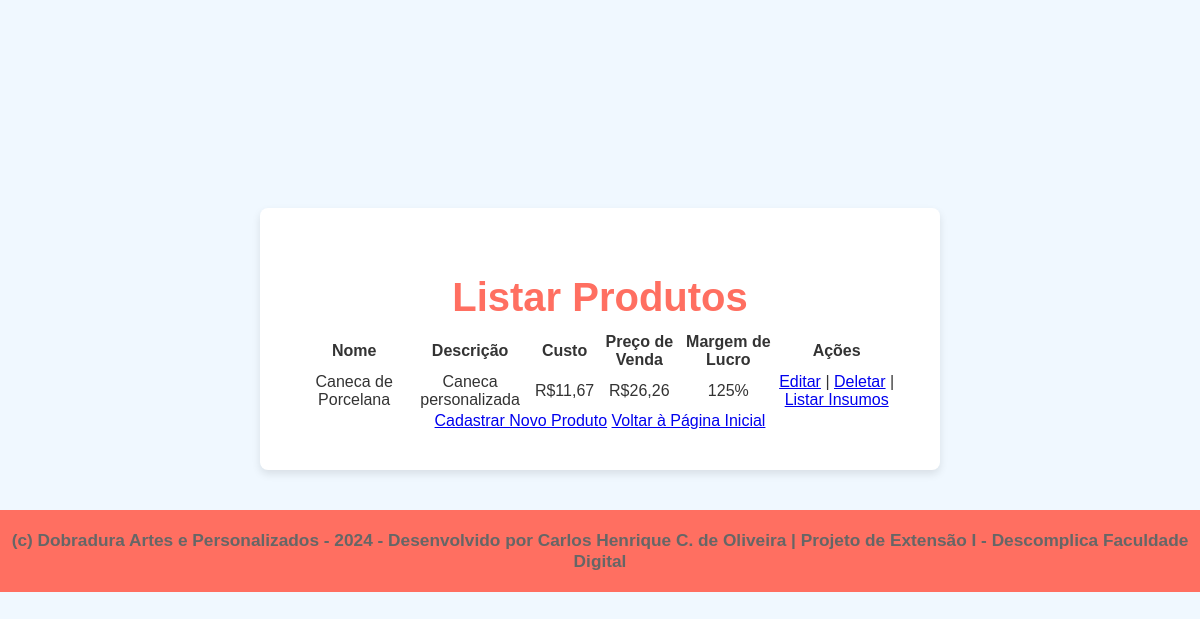
Page /listar_produtos.php on the committed database.
### tables this page shows
CREATE TABLE produtos (
        id INTEGER PRIMARY KEY AUTOINCREMENT,
        nome TEXT NOT NULL,
        descricao TEXT NOT NULL,
        custo FLOAT NOT NULL,
        preco_venda FLOAT NOT NULL,
        margem_lucro FLOAT NOT NULL
    );

### listar_produtos.php (the view, shortened to what this page needs)
<?php
require 'database.php';
$sql = "SELECT * FROM produtos";
$stmt = $db->query($sql);
$produtos = $stmt->fetchAll(PDO::FETCH_ASSOC);
?>
<!DOCTYPE html>
<html lang="pt-BR">
<head>
    <link rel="stylesheet" href="style.css">
</head>
<body>
    <div class="container">
        <h1>Listar Produtos</h1>
        <table>
            <thead>
                <tr>
                    <th>Nome</th>
                    <th>Descrição</th>
                    <th>Custo</th>
                    <th>Preço de Venda</th>
                    <th>Margem de Lucro</th>
                    <th>Ações</th>
                </tr>
            </thead>
            <tbody>
                <?php if (empty($produtos)): ?>
                    <tr>
                        <td colspan="6">Nenhum produto cadastrado.</td>
                    </tr>
                <?php else: ?>
                    <?php foreach ($produtos as $produto): ?>
                        <tr>
                            <td><?php echo htmlspecialchars($produto['nome']); ?></td>
                            <td><?php echo htmlspecialchars($produto['descricao']); ?></td>
                            <td>R$<?php echo number_format($produto['custo'], 2, ',', '.'); ?></td>
                            <td>R$<?php echo number_format($produto['preco_venda'], 2, ',', '.'); ?></td>
                            <td><?php echo htmlspecialchars($produto['margem_lucro']) . '%'; ?></td>
                            <td>
                                <a href="editar_produto.php?id=<?php echo $produto['id']; ?>">Editar</a> |
                                <a href="deletar_produto.php?id=<?php echo $produto['id']; ?>" onclick="return confirm('Tem certeza que deseja deletar este produto?');">Deletar</a> |
                                <a href="listar_produto_cadastrado.php?id=<?php echo $produto['id']; ?>">Listar Insumos</a>
                            </td>
                        </tr>
                    <?php endforeach; ?>
                <?php endif; ?>
            </tbody>
        </table>
        <a href="cadastro_produtos.php" class="button voltar">Cadastrar Novo Produto</a>
        <a href="index.php" class="button voltar">Voltar à Página Inicial</a>
    </div>
    <footer>
        <p><strong>(c) Dobradura Artes e Personalizados - 2024 - Desenvolvido por Carlos Henrique C. de Oliveira | Projeto de Extensão I - Descomplica Faculdade Digital</strong></p>
    </footer>
</body>
</html>

### style.css (style rules this page uses)
body { font-family: Arial, sans-serif; background-color: #f0f8ff; color: #333; margin: 0; padding: 0; display: flex; flex-direction: column; justify-content: center; align-items: center; min-height: 100vh; }
.container { text-align: center; background-color: #fff; padding: 40px; border-radius: 8px; box-shadow: 0px 4px 8px rgba(0, 0, 0, 0.1); max-width: 600px; margin-bottom: 40px; }
footer { background-color: #ff6f61; color: white; text-align: center; padding: 15px 0; width: 100%; font-size: 0.9em; position: relative; bottom: 0; }
footer p { margin: 5px; }
h1 { font-size: 2.5em; color: #ff6f61; margin-bottom: 10px; }
p { font-size: 1.2em; color: #666; margin-bottom: 30px; }

### rows in the picture
produtos: nome "Caneca de Porcelana", descricao "Caneca personalizada", custo "11,67", preco_venda "26,26", margem_lucro "125"
